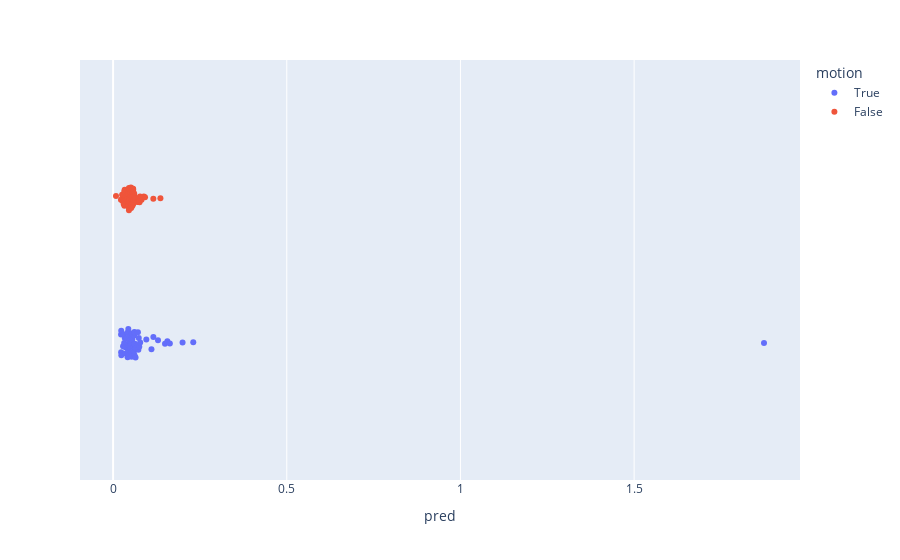

The code cell stored with this chart in its notebook:
### Markdown cell above
## For MOTION

### Code cell
motion_pred = pd.merge(motion_df, score_df, on="identifier")
motion_pred['label']=motion_pred['score'].astype(str)
px.strip(motion_pred, color="motion", x='pred', hover_name="identifier", hover_data=["score","comment"])

### Figure 1 — Plotly figure (JSON) as saved in the notebook; plotly's stock layout.template omitted (floating-point values rounded to 4 significant figures; data arrays with more than 128 entries replaced by an {"elided": "..."} marker saying what was removed)
{"data": [{"alignmentgroup": "True", "boxpoints": "all", "customdata": [[3, "moderate motion at bottom of brain, ringing from frontal lobe into center of brain"], [3, "ringing throughout (especially axial view)"], [4, "very faint ringing in nonnorm"], [3, "some ringing in frontal lobe but not significant"], [4, "faint ringing but not significant"], [2, "QC'd run 2, a lot of motion and ringing throughout"], [4, "very minor ringing "], [3, "Some motion and ringing"], [4, "minor ringing "], [3, "Ringing"], [3, "ringing"], [3, "mild ringing throughout"], [3, "Minor ringing"], [4, "negligible ringing"], [4, "Negligible ringing"], [4, "minor ringing at the top of the brain"], [3, "faint ringing but not significant "], [3, "ringing "], [3, "mild to moderate ringing"], [4, "mild ringing"], [3, "some ringing throughout frontal lobe, minimal motion"], [4, "minor ringing "], [3, "ringing"], [4, "Almost unnoticable ringing"], [2, "severe ringing"], [2, "severe ringing/motion"], [3, "persistent ringing throughout"], [3, "mild persistent ringing throughout, sagittal section badly aligned in plane but corresponds with horizontal position-wise (frontal lobe comes in before cerebellum)"], [4, "negligible ringing"], [3, "moderate ringing and mild ghosting of eyes that clips brain"], [3, "fairly significant ringing throughout"], [3, "moderate ringing"], [4, "negligible ringing and ghosting of eyes"], [3, "mild ringing"], [3, "incidental finding on skull, some motion"], [2, "severe ringing"], [2, "Very noticable ringing artifact"], [3, "faint ringing "], [3, "ringing"], [2, "significant ringing"], [3, "a bit grainy, mild ringing"], [3, "moderate motion and ringing"], [3, "ringing"], [3, "grainy, minor ringing"], [3, "mild to moderate ringing"], [3, "mild ringing"], [3, "ringing throughout"], [3, "ringing"], [3, "Minor ringing"], [3, "some ringing"], [3, "mild ringing"], [3, "some ringing"], [3, "ringing"], [4, "negligible ringing"], [2, "decent amount of motion, blurriness"], [3, "slight ringing"], [3, "ringing"], [3, "ringing of frontal lobe towards temporal lobe on left hemi"], [3, "ringing in frontal lobe"], [3, "Notable ringing in all views"], [3, "slight ringing"]], "fillcolor": "rgba(255,255,255,0)", "hoveron": "points", "hovertemplate": "<b>%{hovertext}</b><br><br>motion=True<br>pred=%{x}<br>score=%{customdata[0]}<br>comment=%{customdata[1]}<extra></extra>", "hovertext": ["IR00124_202210141", "IR00124_202212211", "IR00491_202210171", "IR01451_202210281", "IR01451_202301041", "IR02677_202303221", "IR05485_202302151", "IR08198_202305121", "IR08198_202302161", "IR08615_202303091", "IR08615_202305181", "IR09281_202304071", "IR13141_202308251", "IR13141_202306221", "IR19595_202308301", "MT05499_202303062", "MT09245_202302021", "MT16074_202304051", "MT18272_202307021", "OR01380_202211291", "OR02023_202210071", "OR05031_202302141", "OR10406_202306271", "OR10406_202304051", "OR10684_202305081", "OR10684_202308071", "PA01787_202211281", "PA01909_202211211", "PA01921_202305111", "PA03218_202305091", "PA07319_202303011", "PA07319_202305151", "PV08171_202306071", "PV15122_202309111", "SF01552_202304111", "SF02156_202306041", "SF02156_202308101", "SF05231_202301181", "SF05231_202304111", "SF10545_202302121", "SF14052_202308041", "SF14963_202306281", "SF14963_202309111", "YA08106_202307261", "YA13632_202304051", "YA15624_202305191", "YA17472_202303311", "YA20849_202308041", "YA23568_202308311", "IR11959_202305301", "IR11959_202308071", "MT13133_202303081", "MT23247_202308171", "OR03049_202307281", "PA00650_202209061", "PA00650_202304041", "SF29950_202308301", "YA03473_202209011", "YA03473_202211281", "YA05293_202212051", "YA16945_202303151"], "legendgroup": "True", "line": {"color": "rgba(255,255,255,0)"}, "marker": {"color": "#636efa"}, "name": "True", "offsetgroup": "True", "orientation": "h", "pointpos": 0, "showlegend": true, "type": "box", "x": [0.04649, 0.04433, 0.06126, 0.07534, 0.06134, 0.07392, 0.2308, 0.06182, 0.04838, 0.03876, 0.03359, 0.05504, 0.07147, 0.04988, 0.04292, 0.04765, 0.06058, 0.1562, 0.06211, 0.02869, 0.03546, 0.05905, 0.05074, 0.05532, 0.1495, 0.05248, 0.1634, 0.04533, 0.05996, 0.05336, 0.1104, 0.09562, 0.04387, 0.07275, 0.03592, 0.04108, 0.02317, 0.0716, 0.02378, 1.874, 0.03096, 0.0485, 0.04617, 0.04929, 0.1159, 0.06243, 0.06467, 0.06292, 0.04177, 0.2, 0.05149, 0.05451, 0.03189, 0.04026, 0.1293, 0.078, 0.02342, 0.04752, 0.06552, 0.02293, 0.05408], "x0": " ", "xaxis": "x", "y0": " ", "yaxis": "y"}, {"alignmentgroup": "True", "boxpoints": "all", "customdata": {"elided": "93x2 mixed values"}, "fillcolor": "rgba(255,255,255,0)", "hoveron": "points", "hovertemplate": "<b>%{hovertext}</b><br><br>motion=False<br>pred=%{x}<br>score=%{customdata[0]}<br>comment=%{customdata[1]}<extra></extra>", "hovertext": ["IR00491_202212191", "IR02516_202301131", "IR05485_202304261", "IR09281_202306211", "IR10222_202306291", "IR14628_202306301", "IR14628_202309051", "IR15177_202308171", "MT05499_202212101", "MT05499_202303061", "MT07364_202212211", "MT07364_202303271", "MT15919_202304031", "MT16018_202303271", "MT16018_202305251", "MT18250_202308101", "MT18272_202309051", "MT20156_202307101", "OR00697_202208151", "OR01380_202209281", "OR02023_202212131", "OR06829_202303231", "PA01260_202210201", "PA01260_202301181", "PA01909_202302231", "PA01921_202303081", "PA03218_202301271", "PA06165_202304291", "PA06165_202302151", "PA08957_202304241", "PA14126_202306131", "PA14348_202306051", "PV01062_202307241", "PV01606_202304051", "PV01606_202305311", "PV01701_202306211", "PV01828_202305031", "PV01828_202307051", "PV06062_202305241", "PV08171_202307311", "SF01552_202304201", "SF01552_202306061", "SF03788_202212141", "SF10462_202301131", "SF10462_202304061", "SF10545_202305051", "SF12054_202302281", "SF12054_202305181", "SF14052_202304102", "SF19868_202307121", "YA04611_202209291", "YA04611_202211211", "YA06869_202211111", "YA06869_202301261", "YA08106_202305171", "YA09994_202301191", "YA13632_202302071", "YA15624_202302161", "YA16301_202302091", "YA16301_202304111", "YA16606_202303281", "YA18404_202308241", "YA20433_202307181", "YA20449_202307051", "YA23168_202308211", "YA25683_202308291", "MT03607_202212291", "MT03607_202303022", "MT03607_202303021", "MT12595_202303071", "MT12595_202305311", "MT13133_202305041", "MT18844_202308091", "MT21233_202306221", "MT22493_202307211", "OR11644_202306221", "OR11644_202308241", "PA00272_202209021", "PA02303_202301231", "PA02303_202307271", "PA03224_202302041", "PV00880_202302081", "PV06517_202308281", "PV08193_202307171", "SF10428_202301181", "SF10428_202304081", "YA00926_202211031", "YA00926_202301241", "YA01508_202206231", "YA01508_202208261", "YA05293_202209261", "YA16945_202305241", "YA24934_202308281"], "legendgroup": "False", "line": {"color": "rgba(255,255,255,0)"}, "marker": {"color": "#EF553B"}, "name": "False", "offsetgroup": "False", "orientation": "h", "pointpos": 0, "showlegend": true, "type": "box", "x": [0.07262, 0.04967, 0.0434, 0.04677, 0.04724, 0.05054, 0.04101, 0.05784, 0.05113, 0.04934, 0.07289, 0.06083, 0.04504, 0.04508, 0.0337, 0.05242, 0.06171, 0.03591, 0.05543, 0.03258, 0.04554, 0.1158, 0.05471, 0.05258, 0.04627, 0.05594, 0.02799, 0.06405, 0.05911, 0.04886, 0.04584, 0.05264, 0.05446, 0.03875, 0.03617, 0.04295, 0.05633, 0.04357, 0.05181, 0.04115, 0.0304, 0.05191, 0.04598, 0.09187, 0.0456, 0.04619, 0.04299, 0.03302, 0.008359, 0.0819, 0.04974, 0.05334, 0.03001, 0.02595, 0.02892, 0.05769, 0.0751, 0.04425, 0.08279, 0.08846, 0.04878, 0.05527, 0.03332, 0.03022, 0.04371, 0.1362, 0.07761, 0.03227, 0.04735, 0.04566, 0.03099, 0.05831, 0.05761, 0.04017, 0.05239, 0.04256, 0.04543, 0.05243, 0.02264, 0.02701, 0.03572, 0.03698, 0.03425, 0.05774, 0.02898, 0.05656, 0.05256, 0.03216, 0.07623, 0.07638, 0.07427, 0.06957, 0.04011], "x0": " ", "xaxis": "x", "y0": " ", "yaxis": "y"}], "layout": {"boxmode": "group", "legend": {"title": {"text": "motion"}, "tracegroupgap": 0}, "margin": {"t": 60}, "xaxis": {"anchor": "y", "domain": [0, 1], "title": {"text": "pred"}}, "yaxis": {"anchor": "x", "domain": [0, 1]}}}
